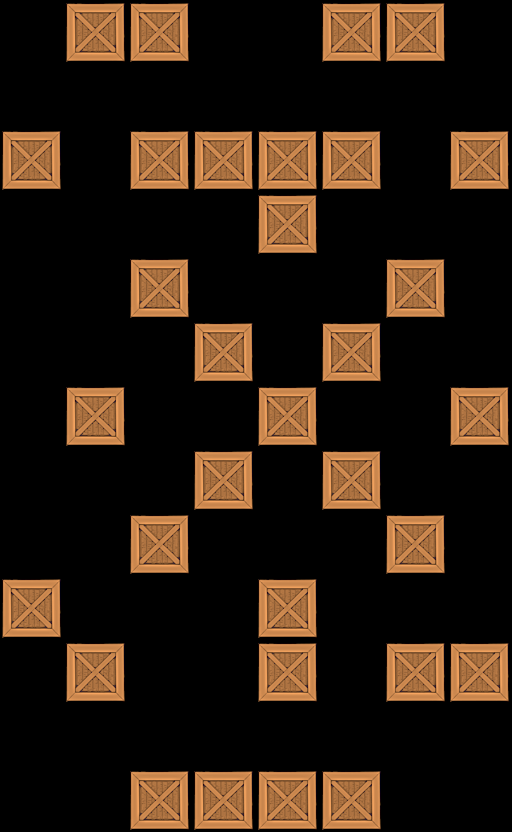

Tiled map render using the project's own tile images. Description and the map definition, with tile-layer contents summarised, below:
An orthogonal 8x13 tile map with 64x64 px tiles, 1 tile layer (Tile Layer 1).

<map version="1.0" orientation="orthogonal" width="8" height="13" tilewidth="64" tileheight="64">
 <tileset firstgid="1" name="crate" tilewidth="64" tileheight="64">
  <image source="../../crate5.png" width="64" height="64" />
 </tileset>
 <layer name="Tile Layer 1" width="8" height="13">
  <data>[104 cells, 32 non-empty, 1 distinct tile ids]</data>
 </layer>
</map>
